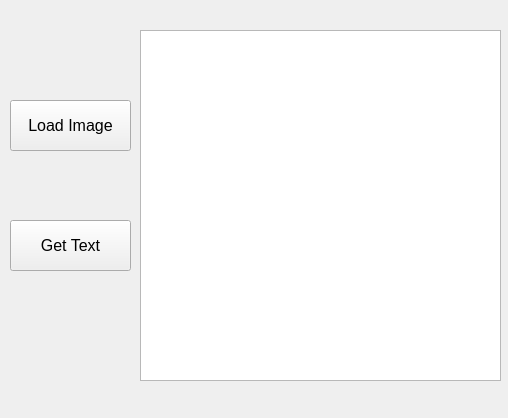
<?xml version="1.0" encoding="UTF-8"?>
<ui version="4.0">
 <class>MainWindow</class>
 <widget class="QMainWindow" name="MainWindow">
  <property name="geometry">
   <rect>
    <x>0</x>
    <y>0</y>
    <width>508</width>
    <height>418</height>
   </rect>
  </property>
  <property name="sizePolicy">
   <sizepolicy hsizetype="Preferred" vsizetype="Preferred">
    <horstretch>0</horstretch>
    <verstretch>0</verstretch>
   </sizepolicy>
  </property>
  <property name="windowTitle">
   <string>MainWindow</string>
  </property>
  <widget class="QWidget" name="centralwidget">
   <widget class="QPushButton" name="pushButton">
    <property name="geometry">
     <rect>
      <x>10</x>
      <y>100</y>
      <width>121</width>
      <height>51</height>
     </rect>
    </property>
    <property name="font">
     <font>
      <pointsize>12</pointsize>
     </font>
    </property>
    <property name="text">
     <string>Load Image</string>
    </property>
   </widget>
   <widget class="QTextEdit" name="textEdit">
    <property name="geometry">
     <rect>
      <x>140</x>
      <y>30</y>
      <width>361</width>
      <height>351</height>
     </rect>
    </property>
   </widget>
   <widget class="QPushButton" name="pushButton_2">
    <property name="geometry">
     <rect>
      <x>10</x>
      <y>220</y>
      <width>121</width>
      <height>51</height>
     </rect>
    </property>
    <property name="font">
     <font>
      <pointsize>12</pointsize>
     </font>
    </property>
    <property name="text">
     <string>Get Text</string>
    </property>
   </widget>
  </widget>
  <action name="actionOpen">
   <property name="text">
    <string>Open</string>
   </property>
  </action>
  <action name="actionExit">
   <property name="text">
    <string>Exit</string>
   </property>
  </action>
 </widget>
 <resources/>
 <connections/>
</ui>
